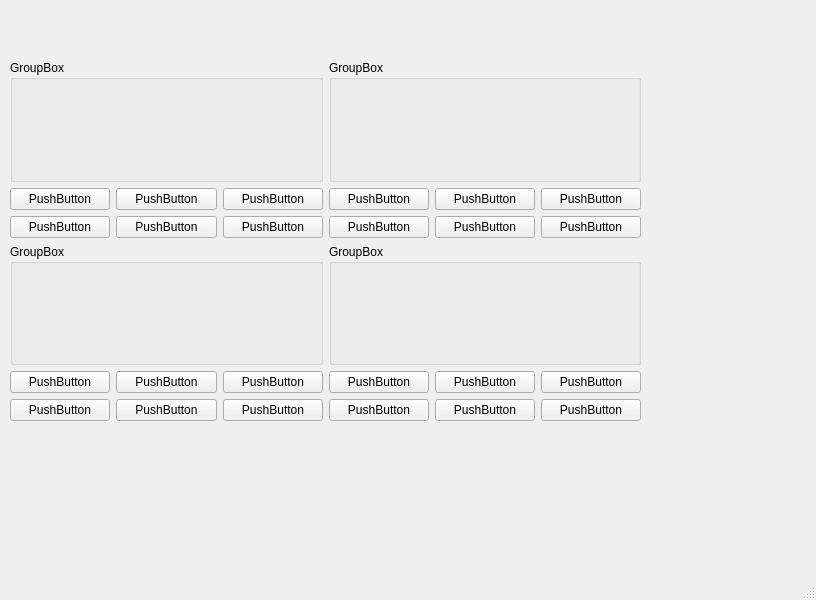
<?xml version="1.0" encoding="UTF-8"?>
<ui version="4.0">
 <class>MainWindow</class>
 <widget class="QMainWindow" name="MainWindow">
  <property name="geometry">
   <rect>
    <x>0</x>
    <y>0</y>
    <width>816</width>
    <height>600</height>
   </rect>
  </property>
  <property name="windowTitle">
   <string>MainWindow</string>
  </property>
  <widget class="QWidget" name="centralwidget">
   <widget class="QWidget" name="gridLayoutWidget">
    <property name="geometry">
     <rect>
      <x>10</x>
      <y>60</y>
      <width>631</width>
      <height>361</height>
     </rect>
    </property>
    <layout class="QGridLayout" name="gridLayout">
     <item row="1" column="0">
      <layout class="QVBoxLayout" name="verticalLayout_2">
       <item>
        <widget class="QGroupBox" name="groupBox_2">
         <property name="title">
          <string>GroupBox</string>
         </property>
        </widget>
       </item>
       <item>
        <layout class="QGridLayout" name="gridLayout_3">
         <item row="0" column="2">
          <widget class="QPushButton" name="pushButton_7">
           <property name="text">
            <string>PushButton</string>
           </property>
          </widget>
         </item>
         <item row="0" column="0">
          <widget class="QPushButton" name="pushButton_8">
           <property name="text">
            <string>PushButton</string>
           </property>
          </widget>
         </item>
         <item row="0" column="1">
          <widget class="QPushButton" name="pushButton_9">
           <property name="text">
            <string>PushButton</string>
           </property>
          </widget>
         </item>
         <item row="1" column="0">
          <widget class="QPushButton" name="pushButton_10">
           <property name="text">
            <string>PushButton</string>
           </property>
          </widget>
         </item>
         <item row="1" column="1">
          <widget class="QPushButton" name="pushButton_11">
           <property name="text">
            <string>PushButton</string>
           </property>
          </widget>
         </item>
         <item row="1" column="2">
          <widget class="QPushButton" name="pushButton_12">
           <property name="text">
            <string>PushButton</string>
           </property>
          </widget>
         </item>
        </layout>
       </item>
      </layout>
     </item>
     <item row="3" column="0">
      <layout class="QVBoxLayout" name="verticalLayout_3">
       <item>
        <widget class="QGroupBox" name="groupBox_3">
         <property name="title">
          <string>GroupBox</string>
         </property>
        </widget>
       </item>
       <item>
        <layout class="QGridLayout" name="gridLayout_4">
         <item row="0" column="2">
          <widget class="QPushButton" name="pushButton_13">
           <property name="text">
            <string>PushButton</string>
           </property>
          </widget>
         </item>
         <item row="0" column="0">
          <widget class="QPushButton" name="pushButton_14">
           <property name="text">
            <string>PushButton</string>
           </property>
          </widget>
         </item>
         <item row="0" column="1">
          <widget class="QPushButton" name="pushButton_15">
           <property name="text">
            <string>PushButton</string>
           </property>
          </widget>
         </item>
         <item row="1" column="0">
          <widget class="QPushButton" name="pushButton_16">
           <property name="text">
            <string>PushButton</string>
           </property>
          </widget>
         </item>
         <item row="1" column="1">
          <widget class="QPushButton" name="pushButton_17">
           <property name="text">
            <string>PushButton</string>
           </property>
          </widget>
         </item>
         <item row="1" column="2">
          <widget class="QPushButton" name="pushButton_18">
           <property name="text">
            <string>PushButton</string>
           </property>
          </widget>
         </item>
        </layout>
       </item>
      </layout>
     </item>
     <item row="1" column="1">
      <layout class="QVBoxLayout" name="verticalLayout">
       <item>
        <widget class="QGroupBox" name="groupBox">
         <property name="title">
          <string>GroupBox</string>
         </property>
        </widget>
       </item>
       <item>
        <layout class="QGridLayout" name="gridLayout_2">
         <item row="0" column="2">
          <widget class="QPushButton" name="pushButton_3">
           <property name="text">
            <string>PushButton</string>
           </property>
          </widget>
         </item>
         <item row="0" column="0">
          <widget class="QPushButton" name="pushButton">
           <property name="text">
            <string>PushButton</string>
           </property>
          </widget>
         </item>
         <item row="1" column="0">
          <widget class="QPushButton" name="pushButton_4">
           <property name="text">
            <string>PushButton</string>
           </property>
          </widget>
         </item>
         <item row="0" column="1">
          <widget class="QPushButton" name="pushButton_2">
           <property name="text">
            <string>PushButton</string>
           </property>
          </widget>
         </item>
         <item row="1" column="2">
          <widget class="QPushButton" name="pushButton_6">
           <property name="text">
            <string>PushButton</string>
           </property>
          </widget>
         </item>
         <item row="1" column="1">
          <widget class="QPushButton" name="pushButton_5">
           <property name="text">
            <string>PushButton</string>
           </property>
          </widget>
         </item>
        </layout>
       </item>
      </layout>
     </item>
     <item row="3" column="1">
      <layout class="QVBoxLayout" name="verticalLayout_4">
       <item>
        <widget class="QGroupBox" name="groupBox_4">
         <property name="title">
          <string>GroupBox</string>
         </property>
        </widget>
       </item>
       <item>
        <layout class="QGridLayout" name="gridLayout_6">
         <item row="0" column="2">
          <widget class="QPushButton" name="pushButton_25">
           <property name="text">
            <string>PushButton</string>
           </property>
          </widget>
         </item>
         <item row="0" column="0">
          <widget class="QPushButton" name="pushButton_26">
           <property name="text">
            <string>PushButton</string>
           </property>
          </widget>
         </item>
         <item row="0" column="1">
          <widget class="QPushButton" name="pushButton_27">
           <property name="text">
            <string>PushButton</string>
           </property>
          </widget>
         </item>
         <item row="1" column="0">
          <widget class="QPushButton" name="pushButton_28">
           <property name="text">
            <string>PushButton</string>
           </property>
          </widget>
         </item>
         <item row="1" column="1">
          <widget class="QPushButton" name="pushButton_29">
           <property name="text">
            <string>PushButton</string>
           </property>
          </widget>
         </item>
         <item row="1" column="2">
          <widget class="QPushButton" name="pushButton_30">
           <property name="text">
            <string>PushButton</string>
           </property>
          </widget>
         </item>
        </layout>
       </item>
      </layout>
     </item>
    </layout>
   </widget>
  </widget>
  <widget class="QMenuBar" name="menubar">
   <property name="geometry">
    <rect>
     <x>0</x>
     <y>0</y>
     <width>816</width>
     <height>21</height>
    </rect>
   </property>
  </widget>
  <widget class="QStatusBar" name="statusbar"/>
 </widget>
 <resources/>
 <connections/>
</ui>
